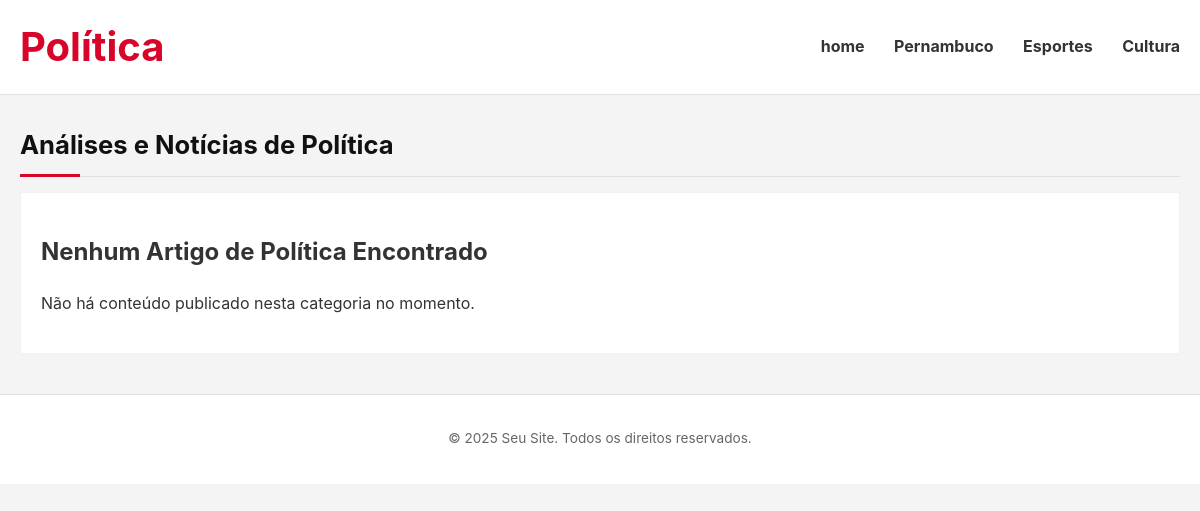
The app's page /politica/, older data.
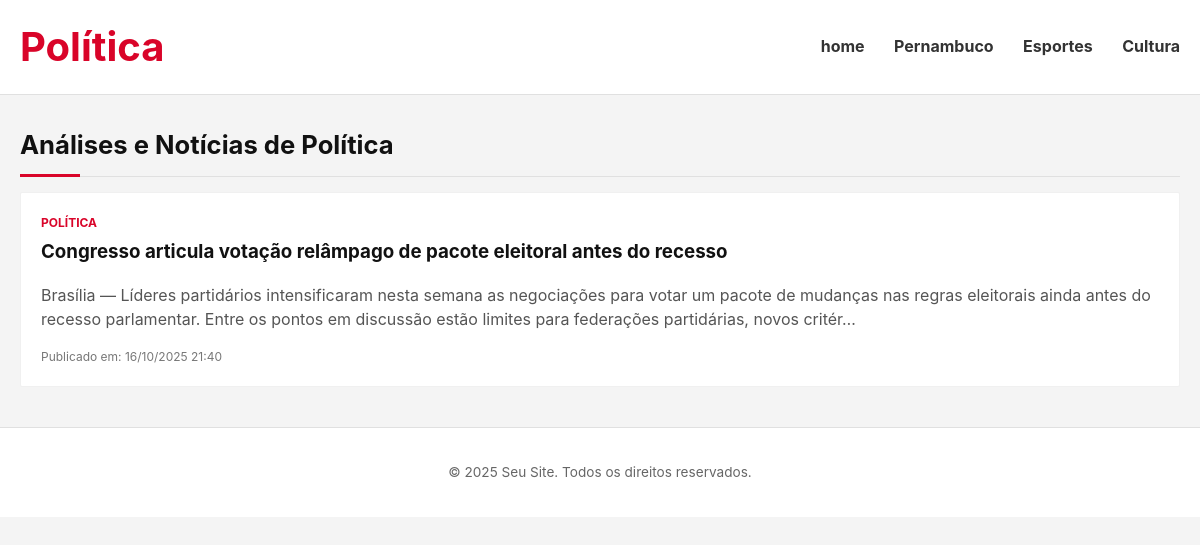
The same page, newer data.
### app1/models.py (models this page shows, shortened)
class Artigos(models.Model):
    titulo = models.CharField(max_length=100)
    categoria = models.CharField(max_length=100)
    conteudo = models.TextField()
    data_publicacao = models.DateTimeField(auto_now_add=True)

### app1/views.py (the view)
# urls.py: path('politica/', views.topico_politica, name='topico_politica'),
def topico_politica(request):
    artigos_politica = Artigos.objects.filter(categoria='Política').order_by('-data_publicacao')
    context = {'artigos_politica': artigos_politica}
    return render(request, 'app1/topico_politica.html', context)

### app1/templates/app1/topico_politica.html (shortened to what this page needs)
{% load static %}
<!DOCTYPE html>
<html lang="pt-br">
<head>
    <link rel="stylesheet" href="{% static 'app1/css/style.css' %}">
</head>
<body>
    <header class="main-header">
        <div class="container">
            <h1 class="logo-text">Política</h1>
            <nav class="main-nav">
                <a href="{% url 'home' %}">home</a>
                <a href="{% url 'topico_pernambuco' %}">Pernambuco</a>
                <a href="{% url 'topico_esportes' %}">Esportes</a>
                <a href="{% url 'topico_cultura' %}">Cultura</a>
            </nav>
        </div>
    </header>
    <div class="container">
        <h2 class="section-title">Análises e Notícias de Política</h2>
        {% if artigos_politica %}
            {% for artigo in artigos_politica %}
                <div class="card">
                    <div class="card-content">
                        <span class="card-category">POLÍTICA</span>
                        <h3 class="card-title">
                            <a href="{% url 'exibir_artigo' artigo.id %}">
                                {{ artigo.titulo }}
                            </a>
                        </h3>
                        <p class="card-summary">
                            {{ artigo.conteudo|truncatechars:250 }}
                        </p>
                        <span class="card-date">
                            Publicado em: {{ artigo.data_publicacao|date:"d/m/Y H:i" }}
                        </span>
                    </div>
                </div>
            {% endfor %}
        {% else %}
            <div class="card">
                <div class="card-content">
                    <h2>Nenhum Artigo de Política Encontrado</h2>
                    <p>Não há conteúdo publicado nesta categoria no momento.</p>
                </div>
            </div>
        {% endif %}
    </div>
    <footer class="main-footer">
        <div class="container">
            <p>&copy; {% now "Y" %} Seu Site. Todos os direitos reservados.</p>
        </div>
    </footer>
</body>
</html>

Row changes from the older to the newer data that the page shows:
added Artigos: titulo "Congresso articula votação relâmpago de pacote eleitoral antes do recesso", conteudo "Brasília — Líderes partidários intensificaram nesta semana as negociações para votar um pacote de mudanças nas regras eleitorais ainda antes do recesso parlamentar. Entre os pontos em discussão estão limites para federações partidárias, novos critér…", data_publicacao "16/10/2025 21:40"
Text that changed along with them:
text no longer shown: "Nenhum Artigo de Política Encontrado Não há conteúdo publicado nesta categoria no momento."
